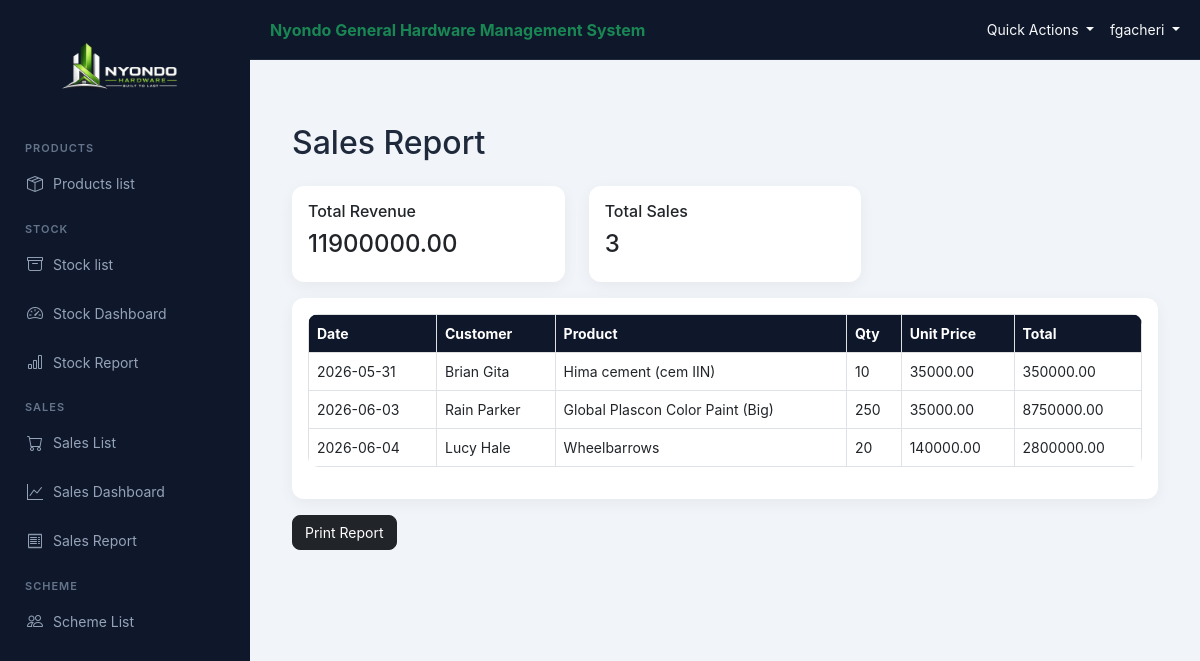
/nyondo/sales/report/ (signed in), run on the app's committed database.
### nyondo_app/models.py (models this page shows, shortened)
class Sales(models.Model):
    CUSTOMER_TYPES = [
        ("retail", "Retail"),
        ("wholesale", "Wholesale"),
        ("individual_buyers", "Individual Buyers"),
    ]
    customer_name = models.CharField(max_length=150)
    customer_type = models.CharField(max_length=20, choices=CUSTOMER_TYPES)
    product = models.ForeignKey(Product, on_delete=models.CASCADE)
    quantity = models.PositiveIntegerField()
    total_price = models.DecimalField(max_digits=12, decimal_places=2, default=0)
    transport_required = models.BooleanField(default=False)
    distance_km = models.DecimalField(max_digits=6, decimal_places=2, default=0)
    transport_fee = models.DecimalField(max_digits=12, decimal_places=2, default=0)
    sale_date = models.DateTimeField(auto_now_add=True)

class Product(models.Model):
    CATEGORY_CHOICES = [
        ("cement", "Cement"),
        ("iron_bar", "Iron Bar"),
        ("iron_sheets", "Iron Sheets"),
        ("barbed_wires", "Barbed wires"),
        ("others", "Others"),
        ("nails", "Nails"),
        ("paint", "Paint"),
    ]
    category_name = models.CharField(max_length=20, choices=CATEGORY_CHOICES)
    product_name = models.CharField(max_length=100)
    unit_cost = models.DecimalField(max_digits=12, decimal_places=2, default=0)
    unit_price = models.DecimalField(max_digits=12, decimal_places=2, default=0)
    description = models.TextField(blank=True)

### nyondo_app/views.py (the view)
# urls.py: path("sales/report/", views.sales_report, name="sales_report"),
def sales_report(request):
    sales = Sales.objects.select_related("product")
    return render(request, "sales_report.html", {
        "sales": sales,
        "total_revenue": sales.aggregate(total=Sum("total_price"))["total"] or 0
    })

### nyondo_app/templates/sales_report.html
{% extends "base.html" %}
{% block content %}
<h2 class="mb-4">Sales Report</h2>
<div class="row mb-3">
    <div class="col-md-4">
        <div class="card p-3">
            <h6>Total Revenue</h6>
            <h4>{{ total_revenue|floatformat:2 }}</h4>
        </div>
    </div>
    <div class="col-md-4">
        <div class="card p-3">
            <h6>Total Sales</h6>
            <h4>{{ sales|length }}</h4>
        </div>
    </div>
</div>
<div class="card p-3">
<table class="table table-hover table-bordered align-middle">
<thead class="table-light">
<tr>
    <th>Date</th>
    <th>Customer</th>
    <th>Product</th>
    <th>Qty</th>
    <th>Unit Price</th>
    <th>Total</th>
</tr>
</thead>
<tbody>
{% for s in sales %}
<tr>
    <td>{{ s.sale_date|date:"Y-m-d" }}</td>
    <td>{{ s.customer_name }}</td>
    <td>{{ s.product.product_name }}</td>
    <td>{{ s.quantity }}</td>
    <td>{{ s.product.unit_price|floatformat:2 }}</td>
    <td>{{ s.total_price|floatformat:2 }}</td>
</tr>
{% empty %}
<tr>
    <td colspan="6" class="text-center text-muted">
        No sales data available
    </td>
</tr>
{% endfor %}
</tbody>
</table>
</div>
<div class="mt-3">
    <button onclick="window.print()" class="btn btn-dark">
        Print Report
    </button>
</div>
{% endblock %}

### templates/base.html (shortened to what this page needs)
<!DOCTYPE html>
<html lang="en">
<head>
    {% load static %}
    <link href="https://cdn.jsdelivr.net/npm/bootstrap@5.3.0/dist/css/bootstrap.min.css" rel="stylesheet">
    <link href="https://cdn.jsdelivr.net/npm/bootstrap-icons@1.11.3/font/bootstrap-icons.css" rel="stylesheet">
    <link rel="stylesheet" href="{% static 'css/style.css' %}?v=3">
</head>
<body>
<div class="sidebar">
    <div class="logo-container">
    <img src="{% static 'images/logo.png' %}"
         alt="Nyondo Hardware Logo"
         class="logo">
</div>
    <div class="nav-box">
        <p class="nav-section">PRODUCTS</p>
        <a href="{% url 'product_list' %}">
            <i class="bi bi-box-seam"></i> Products list
        </a>
        <p class="nav-section">STOCK</p>
        <a href="{% url 'stock_list' %}">
            <i class="bi bi-archive"></i> Stock list
        </a>
        <a href="{% url 'stock_dashboard' %}">
            <i class="bi bi-speedometer2"></i> Stock Dashboard
        </a>
        <a href="{% url 'stock_report' %}">
            <i class="bi bi-bar-chart"></i> Stock Report
        </a>
        <p class="nav-section">SALES</p>
        <a href="{% url 'sales_list' %}">
            <i class="bi bi-cart"></i> Sales List
        </a>
        <a href="{% url 'sales_dashboard' %}">
            <i class="bi bi-graph-up"></i> Sales Dashboard
        </a>
        <a href="{% url 'sales_report' %}">
            <i class="bi bi-receipt"></i> Sales Report
        </a>
        <p class="nav-section">SCHEME</p>
        <a href="{% url 'scheme_list' %}">
            <i class="bi bi-people"></i> Scheme List
        </a>
    </div>
</div>
<div class="main-content">
    <nav id="nav_menu">
        <div class="fw-bold text-success">
            Nyondo General Hardware Management System
        </div>
        <div class="ms-auto d-flex align-items-center gap-3">
            {% if user.is_authenticated %}
            <div class="dropdown">
                <a class="nav-link dropdown-toggle text-light"
                   href="#"
                   data-bs-toggle="dropdown">
                    Quick Actions
                </a>
            </div>
            <div class="dropdown">
                <a class="nav-link dropdown-toggle text-light"
                   href="#"
                   data-bs-toggle="dropdown">
                    {{ user.username }}
                </a>
            </div>
            {% endif %}
        </div>
    </nav>
    <div class="container mt-4">
        {% block content %}{% endblock %}
    </div>
</div>
</body>
</html>

### static/css/style.css (style rules this page uses)
:root { --primary: #2563eb; --success: #16a34a; --dark: #0f172a; --dark-light: #1e293b; --warning: #f59e0b; --bg: #f1f5f9; --text: #1e293b; }
* { margin: 0; padding: 0; box-sizing: border-box; }
body { font-family: "Inter", "Segoe UI", sans-serif; background: var(--bg); color: var(--text); }
a { text-decoration: none; }
.sidebar { position: fixed; top: 0; left: 0; width: 250px; height: 100vh; background: var(--dark); padding: 20px 15px; }
.nav-section { font-size: 11px; color: #64748b; margin: 15px 10px 5px; font-weight: 600; letter-spacing: 1px; }
.nav-box a { display: flex; align-items: center; gap: 10px; padding: 10px 12px; margin-bottom: 5px; border-radius: 8px; color: #94a3b8; font-size: 14px; transition: 0.2s; }
.nav-box a i { font-size: 16px; }
#nav_menu { position: fixed; top: 0; left: 250px; right: 0; height: 60px; background: var(--dark); display: flex; align-items: center; padding: 0 20px; color: white; border-bottom: 1px solid var(--dark-light); z-index: 1000; }
#nav_menu .nav-link { color: #cbd5e1; font-size: 14px; }
.main-content { margin-left: 250px; margin-top: 70px; padding: 30px; }
.container { max-width: 1200px; }
.card { border: none; border-radius: 12px; background: white; padding: 20px; box-shadow: 0 4px 15px rgba(0,0,0,0.05); }
.table { background: white; border-radius: 10px; overflow: hidden; }
.table th { background: var(--dark); color: white; font-size: 14px; }
.table td { font-size: 14px; vertical-align: middle; }
.btn { border-radius: 8px; font-size: 14px; }
.logo-container { text-align: center; margin-bottom: 20px; }
.logo { width: 150px; height: 100px; object-fit: contain; }

### data on the page
Sales: sale_date "2026-05-31", customer_name "Brian Gita", product.product_name "Hima cement (cem IIN)", quantity "10", product.unit_price "35000.00", total_price "350000.00"
Sales: sale_date "2026-06-03", customer_name "Rain Parker", product.product_name "Global Plascon Color Paint (Big)", quantity "250", product.unit_price "35000.00", total_price "8750000.00"
Sales: sale_date "2026-06-04", customer_name "Lucy Hale", product.product_name "Wheelbarrows", quantity "20", product.unit_price "140000.00", total_price "2800000.00"

### other printed values
{{ user.username }} "fgacheri"
{{ total_revenue|floatformat:2 }} "11900000.00"
{{ sales|length }} "3"
